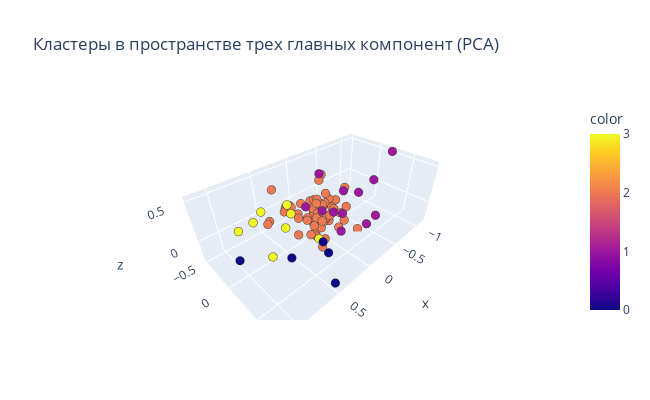

Notebook code cell kept with this figure:
### Code cell
# Гауссова смесь, наилучший вариант: covariance_type='tied'
gmix = GaussianMixture(
    n_components=4, random_state=42, covariance_type='tied')
labels_gmix = gmix.fit_predict(X_pca)
df_region['cluster'] = labels_gmix

# Упорядочим нумерацию кластеров 
df_region['cluster'] = df_region['cluster'].replace({2:0, 0:1, 3:2, 1:3})
df_region.to_csv('data/regions_cluster.csv')
df_region['cluster'].to_csv('data/labels.csv')

fig = px.scatter_3d(
    x=X_pca[:,0], y=X_pca[:,1], z=X_pca[:,2],
    title='Кластеры в пространстве трех главных компонент (PCA)',
    color=df_region['cluster'], width=650, height=400)
fig.update_traces(marker={'size':3}, marker_line_width=0.5)
fig.show()
